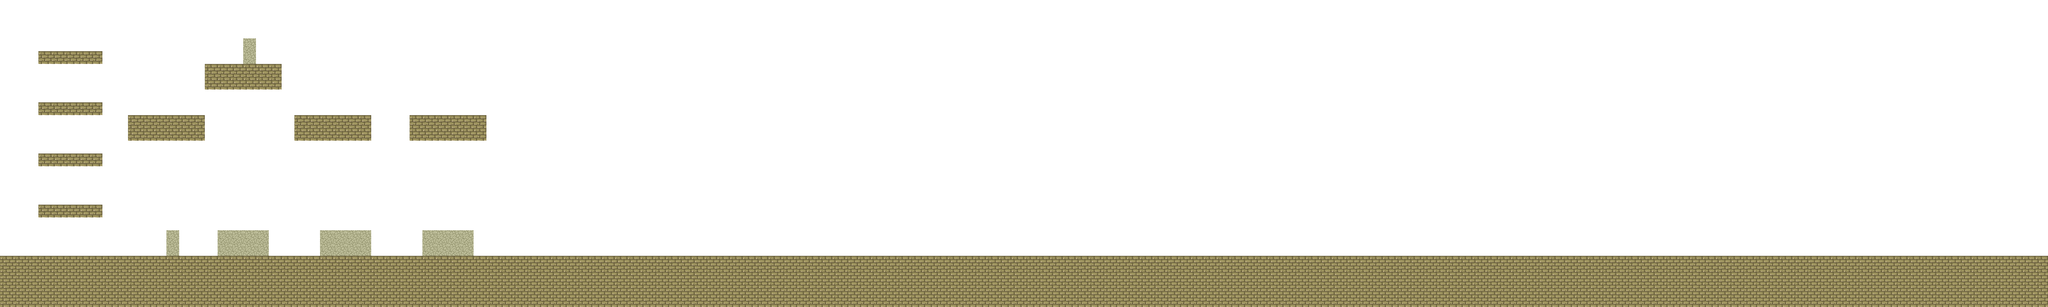

A level layout from a 2D game, rendered from its tile map. Below: a short description, then the map file with tile-grid data replaced by summaries:
An orthogonal 160x24 tile map with 32x32 px tiles, 1 tile layer (capa0) and 19 objects.

<map version="1.0" tiledversion="1.1.2" orientation="orthogonal" renderorder="right-down" width="160" height="24" tilewidth="32" tileheight="32" infinite="0" backgroundcolor="#ffffff" nextobjectid="64">
 <tileset firstgid="1" source="tmw_desert.tsx" />
 <layer name="capa0" width="160" height="24">
  <data>[3840 cells, 736 non-empty, 2 distinct tile ids]</data>
 </layer>
 <objectgroup name="objetos">
  <object id="1" x="0" y="640" width="5120" height="128">
   <properties>
    <property name="solidas" value="" />
   </properties>
  </object>
  <object id="2" x="96" y="512" width="160" height="32">
   <properties>
    <property name="solidas" value="arriba1" />
   </properties>
  </object>
  <object id="6" x="0" y="640">
   <properties>
    <property name="solidas" value="soloderecha" />
   </properties>
   <polyline points="0,0 0,-640" />
  </object>
  <object id="7" x="96" y="384" width="160" height="32">
   <properties>
    <property name="solidas" value="arriba1" />
   </properties>
  </object>
  <object id="11" x="96" y="256" width="160" height="32">
   <properties>
    <property name="solidas" value="arriba1" />
   </properties>
  </object>
  <object id="12" x="96" y="128" width="160" height="32">
   <properties>
    <property name="solidas" value="arriba2" />
   </properties>
  </object>
  <object id="15" x="0" y="0">
   <properties>
    <property name="solidas" value="soloabaj" />
   </properties>
   <polyline points="0,0 5120,0" />
  </object>
  <object id="31" x="512.33" y="159.67" width="192" height="64">
   <properties>
    <property name="solidas" value="arriba1" />
   </properties>
  </object>
  <object id="46" x="736" y="288" width="192" height="64">
   <properties>
    <property name="solidas" value="abajo1" />
   </properties>
  </object>
  <object id="51" x="320" y="288" width="192" height="64">
   <properties>
    <property name="solidas" value="arriba1" />
   </properties>
  </object>
  <object id="53" x="800" y="576" width="128" height="64">
   <properties>
    <property name="solidas" value="izquierda1+derecha2" />
   </properties>
  </object>
  <object id="54" x="800" y="576" width="128" height="64">
   <properties>
    <property name="solidas" value="izquierda2+derecha1" />
   </properties>
  </object>
  <object id="55" x="544" y="576" width="128" height="64">
   <properties>
    <property name="solidas" value="izquierda2+derecha1" />
   </properties>
  </object>
  <object id="56" x="1056" y="576" width="128" height="64">
   <properties>
    <property name="solidas" value="izquierda1+derecha2" />
   </properties>
  </object>
  <object id="57" x="416" y="576" width="32" height="64">
   <properties>
    <property name="solidas" value="izquierda1" />
   </properties>
  </object>
  <object id="58" x="608" y="96" width="32" height="64">
   <properties>
    <property name="solidas" value="derecha2" />
   </properties>
  </object>
  <object id="59" x="1024" y="288" width="192" height="64">
   <properties>
    <property name="solidas" value="abajo1" />
   </properties>
  </object>
  <object id="60" x="1024" y="288" width="192" height="64">
   <properties>
    <property name="solidas" value="izquierda2+derecha1" />
   </properties>
  </object>
  <object id="63" x="5120" y="640">
   <properties>
    <property name="solidas" value="soloderecha" />
   </properties>
   <polyline points="0,0 0,-640" />
  </object>
 </objectgroup>
</map>
